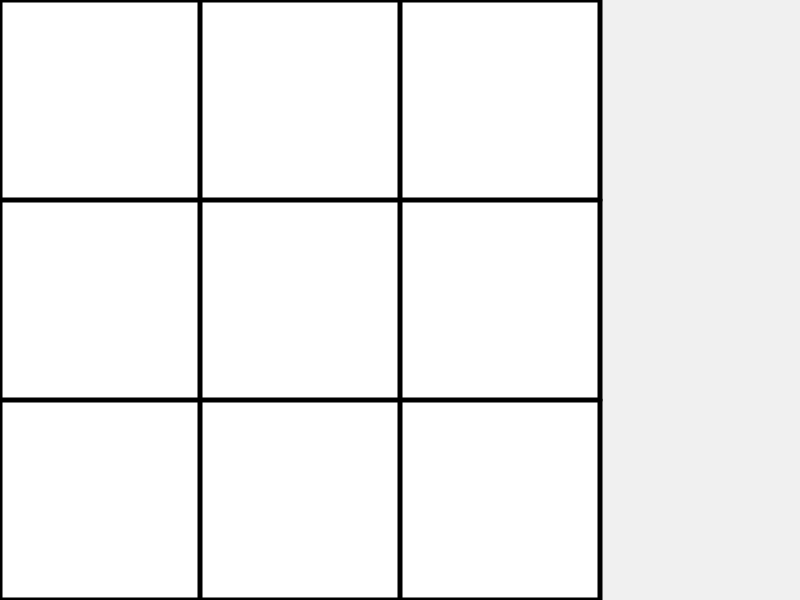
Frame 1 (no input)
Frame 60 (no input): identical to frame 1, image omitted
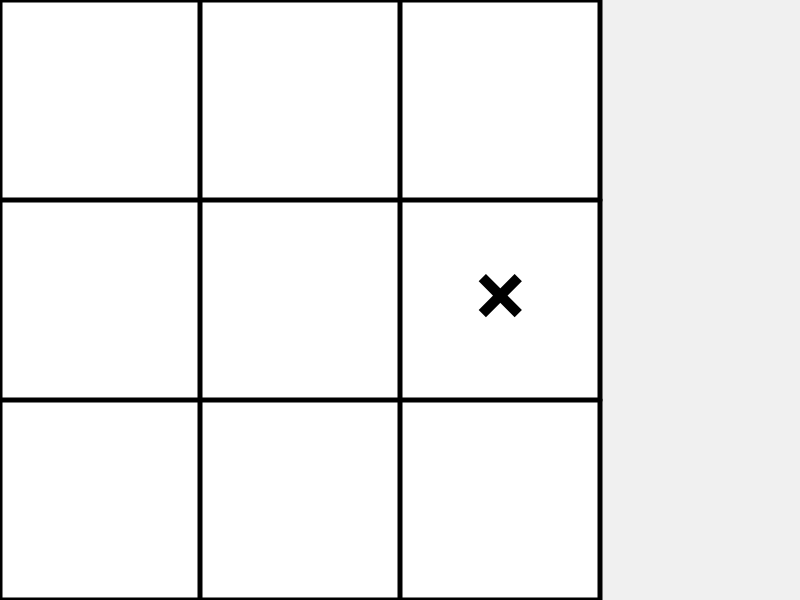
Frame 120 (the mouse pressed at the canvas centre since frame 60)

The p5.js sketch that drew these frames (run headless with seeded random() and noise() and a simulated clock; from frame 60 on, the mouse is pressed at the canvas centre):

// p5.js sketch
// ── sketch.js
var boxes = [0,0,0,0,0,0,0,0,0];
var turn = 0;
var winner = false;

function setup() {
  createCanvas(800, 600);
}

function draw() {
  background(240);
  strokeWeight(5);
  rect(0, 0, 600, 600);
  line(200, 0, 200, 600);
  line(400, 0, 400, 600);
  line(0, 200, 600, 200);
  line(0, 400, 600, 400);

  for(var i = 0; i < 9; i=i+1) {
    drawShape(i, boxes[i]);
  }
}

function mousePressed() {
  if(mouseX <= 600 && mouseY <= 600 && winner == false) {
    var row = floor(mouseY/200);
    var col = floor(mouseX/200);
    var index = col + row * 3;

    if(turn % 2 == 0) {
      boxes[index] = 1;
    } else {
      boxes[index] = 2;
    }
    turn = turn + 1;
  }

  winner = checkWinner();
  // console.log(boxes);
}

function checkWinner() {
  if(boxes[0] == boxes[1] && boxes[1] == boxes[2] && boxes[0] != 0) {
    return boxes[0];
  }



  return false;
}

function drawShape(index, val) {
  var row = floor(index / 3);
  var col = index % 3;
  textSize(62);
  textAlign(CENTER, CENTER);
  if(val == 1) {
    text("❌", col*200+100, row*200+100);
    // rect(col * 200 + 100, row * 200 + 100, 20, 20);
  } else if(val == 2) {
    text("⭕", col*200+100, row*200+100);
    // ellipse(col * 200 + 100, row * 200 + 100, 25);
  }
}
